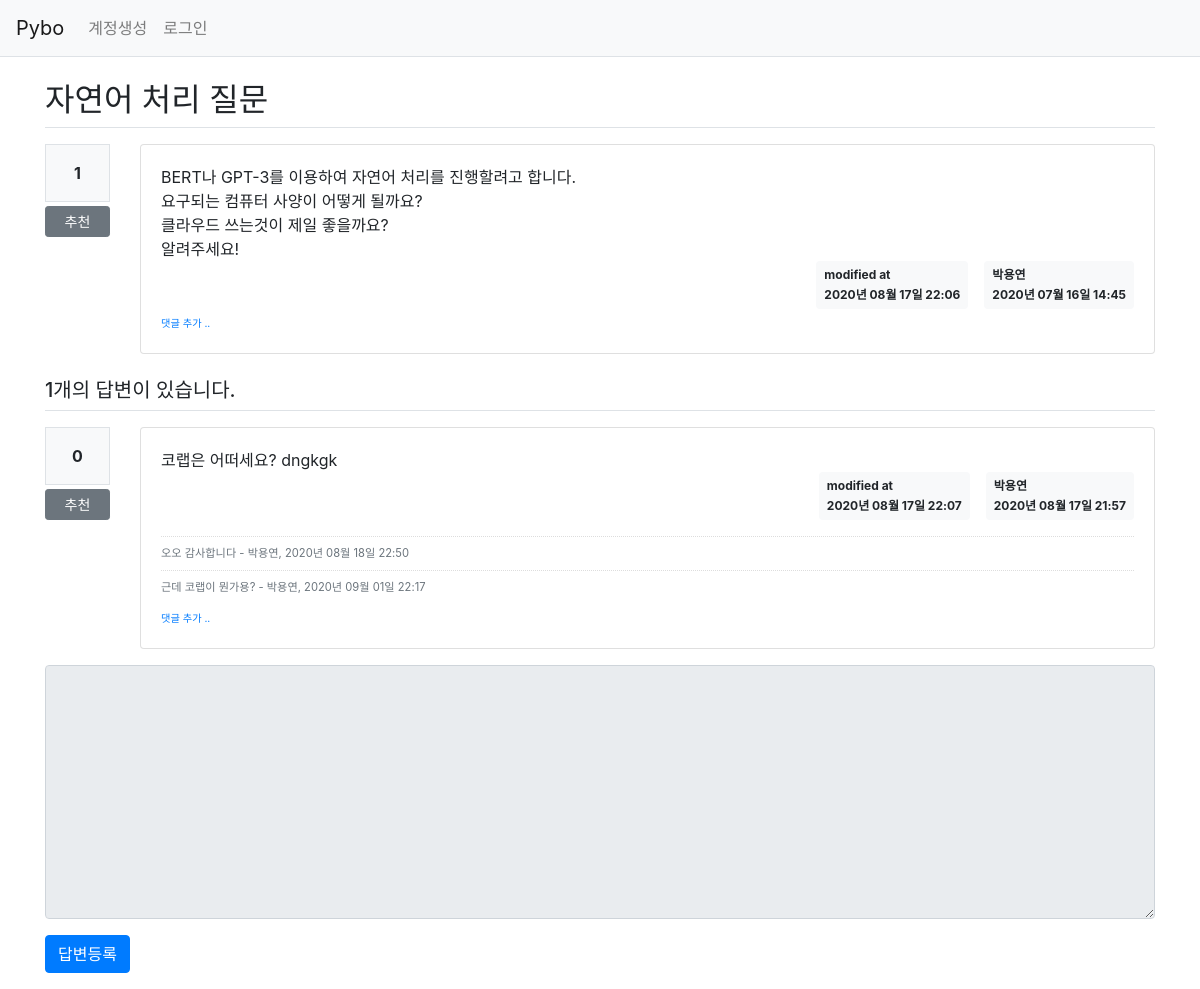
The app's page /question/detail/4/ with its own data.
### pybo/models.py (models this page shows)
class Question(db.Model):
    id = db.Column(db.Integer, primary_key=True)
    subject = db.Column(db.String(200), nullable=False)
    content = db.Column(db.Text(), nullable=False)
    create_date = db.Column(db.DateTime(), nullable=False)
    user_id = db.Column(db.Integer, db.ForeignKey('user.id', ondelete='CASCADE'), nullable=False)
    user = db.relationship('User', backref=db.backref('question_set'))
    modify_date = db.Column(db.DateTime(), nullable=True)
    voter = db.relationship('User', secondary=question_voter, backref=db.backref('question_voter_set'))

class User(db.Model):
    id = db.Column(db.Integer, primary_key=True)
    username = db.Column(db.String(150), unique=True, nullable=False)
    password = db.Column(db.String(200), nullable=False)
    email = db.Column(db.String(120), unique=True, nullable=False)

class Answer(db.Model):
    id = db.Column(db.Integer, primary_key=True)
    question_id = db.Column(db.Integer, db.ForeignKey('question.id', ondelete='CASCADE'))
    question = db.relationship('Question', backref=db.backref('answer_set'))
    content = db.Column(db.Text(), nullable=False)
    create_date = db.Column(db.DateTime(), nullable=False)
    user_id = db.Column(db.Integer, db.ForeignKey('user.id', ondelete='CASCADE'), nullable=False)
    user = db.relationship('User', backref=db.backref('answer_set'))
    modify_date = db.Column(db.DateTime(), nullable=True)
    voter = db.relationship('User', secondary=answer_voter, backref=db.backref('answer_voter_set'))

class Comment(db.Model):
    id = db.Column(db.Integer, primary_key=True)
    user_id = db.Column(db.Integer, db.ForeignKey('user.id', ondelete='CASCADE'), nullable=False)
    user = db.relationship('User', backref=db.backref('comment_set'))
    content = db.Column(db.Text(), nullable=False)
    create_date = db.Column(db.DateTime(), nullable=False)
    modify_date = db.Column(db.DateTime())
    question_id = db.Column(db.Integer, db.ForeignKey('question.id', ondelete='CASCADE'), nullable=True)
    question = db.relationship('Question', backref=db.backref('comment_set'))
    answer_id = db.Column(db.Integer, db.ForeignKey('answer.id', ondelete='CASCADE'), nullable=True)
    answer = db.relationship('Answer', backref=db.backref('comment_set'))

### pybo/views/question_views.py (the view)
@bp.route('/detail/<int:question_id>/')
def detail(question_id):
    form = AnswerForm()
    question = Question.query.get_or_404(question_id)
    return render_template('question/question_detail.html', question=question, form=form)

### pybo/forms.py
class AnswerForm(FlaskForm):
    content = TextAreaField('내용', validators=[DataRequired('내용은 필수입력 항목입니다.')])

### pybo/filter.py (called while the page is built)
def format_datetime(value, fmt='%Y년 %m월 %d일 %H:%M'):
    return value.strftime(fmt)

### pybo/views/auth_views.py (called while the page is built)
@bp.before_app_request
def load_logged_in_user():
    user_id = session.get('user_id')
    if user_id is None:
        g.user = None
    else:
        g.user = User.query.get(user_id)

### pybo/templates/question/question_detail.html (shortened to what this page needs)
{% extends 'base.html' %}
{% block content %}
<div class="container my-3">
    <h2 class="border-bottom py-2">{{ question.subject }}</h2>
    <div class="row my-3">
        <div class="col-1">
            <div class="bg-light text-center p-3 border font-weight-bolder mb-1">{{ question.voter|length }}</div>
            <a href="#" data-uri="{{ url_for('vote.question', question_id=question.id) }}"
               class="recommend btn btn-sm btn-secondary btn-block my-1">추천</a>
        </div>
        <div class="col-11">
            <div class="card">
                <div class="card-body">
                    <div class="card-text" style="white-space: pre-line;">{{ question.content }}</div>
                    <div class="d-flex justify-content-end">
                        {% if question.modify_date %}
                        <div class="badge badge-light p-2 text-left mx-3">
                            <div class="mb-2">modified at</div>
                            <div>{{ question.modify_date|datetime }}</div>
                        </div>
                        {% endif %}
                        <div class="badge badge-light p-2 text-left">
                            <div class="mb-2">{{ question.user.username }}</div>
                            <div>{{ question.create_date|datetime }}</div>
                        </div>
                    </div>
                    <div>
                        <a href="{{ url_for('comment.create_question', question_id=question.id) }}"
                           class="small"><small>댓글 추가 ..</small></a>
                    </div>
                </div>
            </div>
        </div>
    </div>
    <h5 class="border-bottom my-3 py-2">{{ question.answer_set|length }}개의 답변이 있습니다.</h5>
    {% for answer in question.answer_set %}
    <div class="row my-3">
        <div class="col-1">
            <div class="bg-light text-center p-3 border font-weight-bolder mb-1">{{ answer.voter|length }}</div>
            <a href="#" data-url="{{ url_for('vote.answer', answer_id=answer.id) }}"
                class="recommend btn btn-sm btn-secondary btn-block my-1">추천</a>
        </div>
        <div class="col-11">
            <div class="card">
                <div class="card-body">
                    <div class="card-text" style="white-space: pre-line;">{{ answer.content }}</div>
                    <div class="d-flex justify-content-end">
                        {% if answer.modify_date %}
                        <div class="badge badge-light p-2 text-left mx-3">
                            <div class="mb-2">modified at</div>
                            <div>{{ answer.modify_date|datetime }}</div>
                        </div>
                        {% endif %}
                        <div class="badge badge-light p-2 text-left">
                            <div class="mb-2">{{ answer.user.username }}</div>
                            <div>{{ answer.create_date|datetime }}</div>
                        </div>
                    </div>
                    {% if answer.comment_set|length > 0 %}
                    <div class="mt-3">
                    {% for comment in answer.comment_set %}
                        <div class="comment py-2 text-muted">
                            <span style="white-space: pre-line;">{{ comment.content }}</span>
                            <span>
                                - {{ comment.user.username }}, {{ comment.create_date|datetime }}
                            </span>
                        </div>
                    {% endfor %}
                    </div>
                    {% endif %}
                    <div>
                        <a href="{{ url_for('comment.create_answer', answer_id=answer.id) }}"
                           class="small"><small>댓글 추가 ..</small></a>
                    </div>
                </div>
            </div>
        </div>
    </div>
    {% endfor %}
    <form action="{{ url_for('answer.create', question_id=question.id) }}" method="post" class="my-3">
        <div class="form-group">
            <textarea {% if not g.user %}disabled{% endif %}
                    name="content" id="content" class="form-control" rows="10"></textarea>
        </div>
        <input type="submit" value="답변등록" class="btn btn-primary">
    </form>
</div>
{% endblock %}

### pybo/static/style.css (style rules this page uses)
.comment { border-top:dotted 1px #ddd; font-size:0.7em; }

### records on screen
Question: subject "자연어 처리 질문", content "BERT나 GPT-3를 이용하여 자연어 처리를 진행할려고 합니다. 요구되는 컴퓨터 사양이 어떻게 될까요? 클라우드 쓰는것이 제일 좋을까요? 알려주세요!", modify_date "2020년 08월 17일 22:06", create_date "2020년 07월 16일 14:45"
User: user.username "박용연"
Answer: voter|length "0", content "코랩은 어떠세요? dngkgk", modify_date "2020년 08월 17일 22:07", user.username "박용연", create_date "2020년 08월 17일 21:57"
Comment: content "오오 감사합니다", user.username "박용연", create_date "2020년 08월 18일 22:50"
Comment: content "근데 코랩이 뭔가용?", user.username "박용연", create_date "2020년 09월 01일 22:17"

### other values on screen
{{ question.voter|length }} "1"
{{ question.answer_set|length }} "1"
